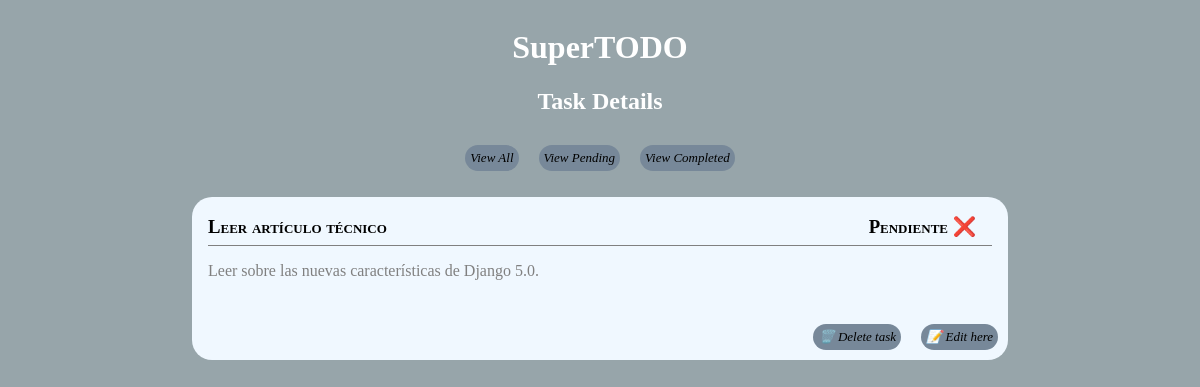
Screenshot of /tasks/leer-articulo-tecnico/ with the database file from the repository.
### tasks/models.py (models this page shows)
class Task(models.Model):
    name = models.CharField(max_length=70)
    description = models.TextField(max_length=256, blank=True)
    slug = models.SlugField(unique=True)
    completed = models.BooleanField(default=False)
    created_at = models.DateTimeField()
    updated_at = models.DateTimeField()

### tasks/views.py (the view)
# urls.py: path('<slug:task_slug>/', views.task_detail, name='task-detail'),
def task_detail(request, task_slug: str):
    try:
        task = Task.objects.get(slug=task_slug)
    except Task.DoesNotExist:
        return HttpResponse(f'Task with slug "{task_slug}" does not exist!') # Mejorar esto, quizas un noexiste.html
    return render(request, 'tasks/task/taskdetails.html', {'task': task, 'subtitle':'Task Details'})

### tasks/templates/tasks/task/taskdetails.html
{% extends "base.html" %}
{% load static %}
  {% block content %}
    <div class="box">
      <div class="top-border">
        <div class="titleContainer">
          <h3 class="title">{{ task.name }}</h3>
          <h3 class="sign"> {% if task.completed %} Completada ✅ {% else %} Pendiente ❌ {% endif %} </a></h3>
        </div>
        <p class="content"> {{task.description}}</p>
      </div>
      <br>
      <div class="buttons">
        <span class="pill">
          <p><a href="{% url 'tasks:task-edit' task.slug %}">📝 Edit here</a></p>
        </span>
        <span class="pill">
          <p><a href="{% url 'tasks:task-delete' task.slug %}"> 🗑️ Delete task</a></p>
        </span>
      </div>
    </div>
  {% endblock %}

### shared/static/css/base.css (style rules this page uses)
body { background-color: rgb(151, 165, 170); color: white; font-family: Georgia, 'Times New Roman', Times, serif; display: flex; flex-direction: column; align-items: center; justify-content: center; text-align: center; }
.box { background-color: aliceblue; width: 50rem; height: fit-content; border-radius: 20px; color: black; text-align: justify; padding-left: 1rem; margin-top: 1rem; }
.buttons { display: flex; flex-direction: row-reverse; align-items: end; justify-items: end; }
.pill p { background-color: lightslategray; border-radius: 20px; width: fit-content; font-size: small; font-style: italic; padding: 5px; margin: 10px; }
.titleContainer { font-variant: small-caps; width: 49rem; height: 3rem; border-bottom: 1px solid gray; display: inline-flex; justify-content: space-between; }
.sign { margin-right: 1rem; }
.content { color: gray; }
a { text-decoration: none; color: black; }

### rows the page displays
Task: name "Leer artículo técnico", description "Leer sobre las nuevas características de Django 5.0."

### other values shown
{{ subtitle }} "Task Details"
